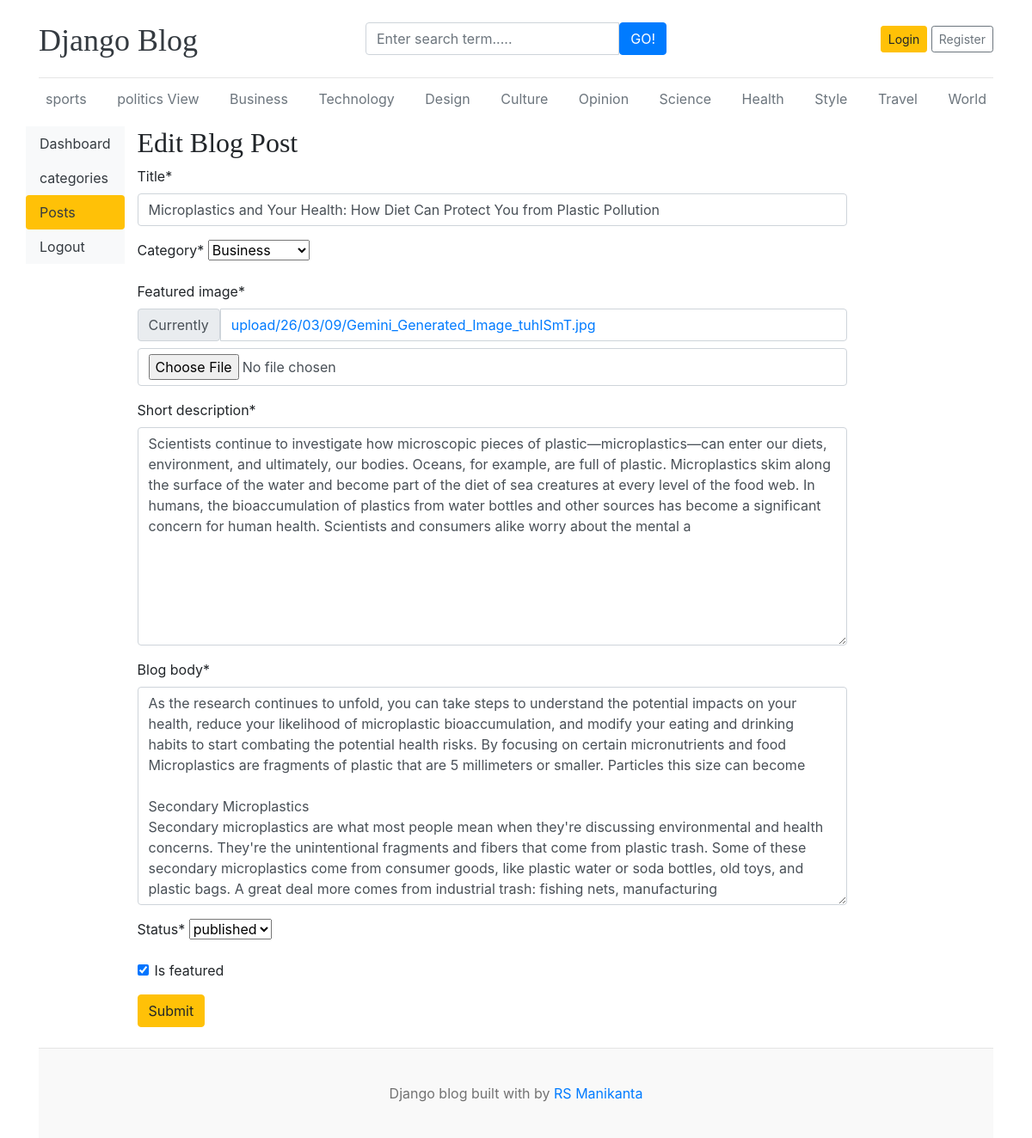
Page /dashboard/posts/edit/4/ on the committed database.
### blogs/models.py (models this page shows, shortened)
class Category(models.Model):
    category_name =models.CharField(max_length=50,unique=True)
    created_at =models.DateTimeField(auto_now_add=True)
    updated_at =models.DateTimeField(auto_now=True)
    class Meta:
        verbose_name_plural='categories'
    def __str__(self):
        return self.category_name

class Blog(models.Model):
    title = models.CharField(max_length=100)
    slug= models.SlugField(max_length=150,unique=True,blank=True)
    category= models.ForeignKey(Category,on_delete=models.CASCADE)
    author= models.ForeignKey(User,on_delete=models.CASCADE)
    featured_image = models.ImageField(upload_to='upload/%y/%m/%d')
    short_description = models.TextField(max_length=500)
    blog_body = models.TextField(max_length=2000)
    status=models.CharField(max_length=20,choices=STATUS_CHOICES,default="Draft")
    is_featured=models.BooleanField(default=False)
    created_at=models.DateTimeField(auto_now_add=True)
    updated_at=models.DateTimeField(auto_now=True)

### dashboards/views.py (the view, shortened to what this page needs)
# urls.py: path('posts/edit/<int:pk>/', views.edit_post, name='edit_post'),
def edit_post(request, pk):
    post = get_object_or_404(Blog, pk=pk)
    form = BlogPostForm(instance=post)
    context = {
        'form': form,
        'post': post,
    }
    return render(request,'dashboard/edit_post.html', context)

### dashboards/forms.py
class BlogPostForm(forms.ModelForm):
    class Meta:
        model = Blog
        fields = ('title', 'category', 'featured_image', 'short_description',  'blog_body', 'status', 'is_featured')

### blogs/context_processors.py (called while the page is built)
def get_categories(request):
    categories = Category.objects.all()
    return dict(categories=categories)

def get_social_links(request):
    social_links = SocialLink.objects.all()
    return dict(social_links=social_links)

### templates/dashboard/edit_post.html (shortened to what this page needs)
{% extends 'base.html' %}
{% block content %}
{% load crispy_forms_tags %}
<div class="row">
     {% include 'dashboard/sidebar.html' %}
     <div class="col-md-9">
    <h2>Edit Blog Post</h2>
    <form action="{% url 'edit_post' post.id%}" method="POST" enctype="multipart/form-data">
        {{ form | crispy }}
        <button type="submit" class="btn btn-warning">Submit</button>
    </form>
       <br>
     </div>
</div>
{% endblock %}

### templates/base.html (shortened to what this page needs)
{% load static %}
<!DOCTYPE html>
<html lang="en">
<head>
    <link href="https://getbootstrap.com/docs/4.0/dist/css/bootstrap.min.css" rel="stylesheet">
    <link href="{% static 'css/blog.css' %}" rel="stylesheet">
    <link rel="stylesheet" href="https://cdnjs.cloudflare.com/ajax/libs/font-awesome/4.7.0/css/font-awesome.min.css">
  </head>
<body>
    <div class="container">
      <header class="blog-header py-3">
        <div class="row flex-nowrap justify-content-between align-items-center">
          <div class="col-4 pt-1">
            <a class="blog-header-logo text-dark" href="/">Django Blog</a>
          </div>
          <div class="col-4">
            <form action="{% url 'search' %}" method="GET">
            <div class="input-group">
              <input class="form-control" type="text" name="keyword" value="{{ keyword }}" placeholder="Enter search term....." aria-label="Enter Search term">
              <button type="submit" class="btn btn-primary" id="button-search" type="button">GO!</button>
            </div>
           </form>
          </div>
          <div class="col-4 d-flex justify-content-end align-items-center">
            {% if not user.is_authenticated %}
            <a class="btn btn-sm btn-warning" href="{% url 'login' %}">Login</a> &nbsp;
            <a class="btn btn-sm btn-outline-secondary" href="{% url 'register' %}">Register</a>
            {% else %}
            <span><a href="{% url 'dashboard' %}">Dashboard</a></span>
            &emsp;
            <span><a href="{% url 'logout' %}">Logout</a></span>
            {% endif %}
          </div>
        </div>
      </header>
      <div class="nav-scroller py-1 mb-2">
        <nav class="nav d-flex justify-content-between">
          {% for cat in categories %}
          <a class="p-2 text-muted" href="{% url 'posts_by_category' cat.id %}">{{ cat }}</a>
          {% endfor %}
        </nav>
      </div>
{% block content %}
{% endblock %}
 <footer class="blog-footer">
  <p>Django blog built with  by <a href="#">RS Manikanta </a></p>
</footer>
</body>
</html>

### blog_main/static/css/blog.css (style rules this page uses)
.blog-header { border-bottom: 1px solid #e5e5e5; }
.blog-header-logo { font-family: "Playfair Display", Georgia, "Times New Roman", serif; font-size: 2.25rem; }
h1, h2, h3, h4, h5, h6 { font-family: "Playfair Display", Georgia, "Times New Roman", serif; }
.blog-footer { padding: 2.5rem 0; color: #727272; text-align: center; background-color: #f9f9f9; border-top: .05rem solid #e5e5e5; }
.blog-footer p:last-child { margin-bottom: 0; }

### rows in the picture
Category: category_name "sports"
Category: category_name "politics View"
Category: category_name "Business"
Category: category_name "Technology"
Category: category_name "Design"
Category: category_name "Culture"
Category: category_name "Opinion"
Category: category_name "Science"
Category: category_name "Health"
Category: category_name "Style"
Category: category_name "Travel"
Category: category_name "World"
Blog: title "Microplastics and Your Health: How Diet Can Protect You from Plastic Pollution", category "Business", short_description "Scientists continue to investigate how microscopic pieces of plastic—microplastics—can enter our diets, environment, and ultimately, our bodies. Oceans, for example, are full of plastic. Microplastics skim along the surface of the water and become part of the diet of sea creatures at every level of the food web. In humans, the bioaccumulation of plastics from water bottles and other sources has become a significant concern for human health. Scientists and consumers alike worry about the mental a", blog_body "As the research continues to unfold, you can take steps to understand the potential impacts on your health, reduce your likelihood of microplastic bioaccumulation, and modify your eating and drinking habits to start combating the potential health risks. By focusing on certain micronutrients and food Microplastics are fragments of plastic that are 5 millimeters or smaller. Particles this size can become Secondary Microplastics Secondary microplastics are what most people mean when they're discussing environmental and health concerns. They're the unintentional fragments and fibers that come from plastic trash. Some of these secondary microplastics come from consumer goods, like plastic water…", status "published", is_featured "☑"
